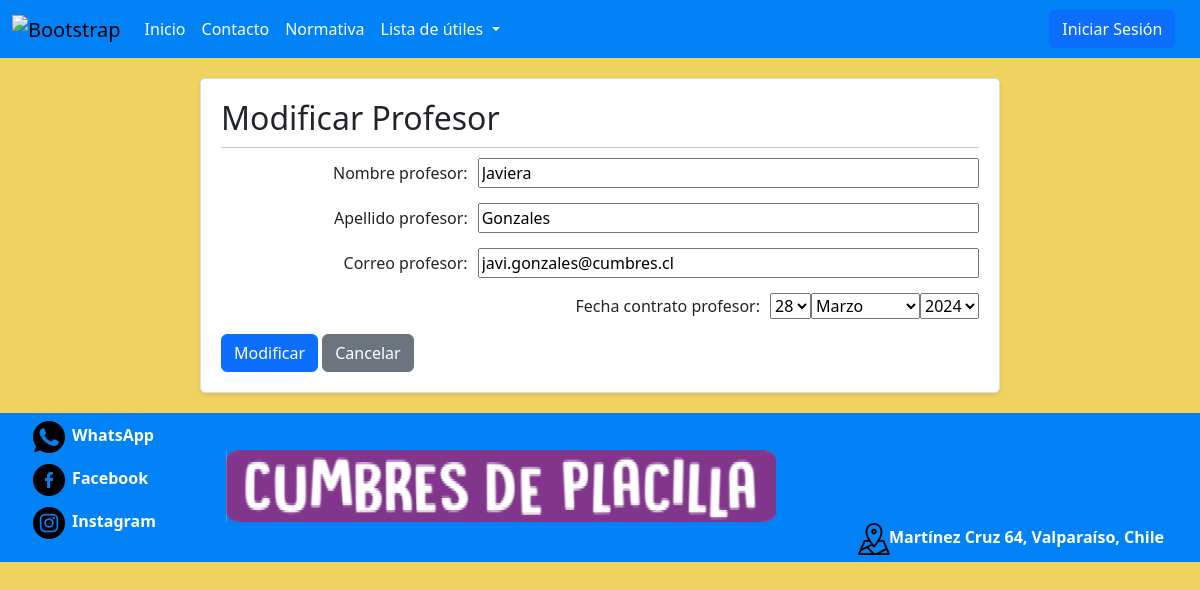
/SitioWeb/modificarProfesor/4, run on the app's committed database.
### SitioWeb/models.py (models this page shows, shortened)
class Profesor(models.Model):
    nombre_prof = models.CharField(max_length=20)
    apellido_prof = models.CharField(max_length=20)
    correo_prof = models.EmailField(max_length=254)
    fec_contra_prof = models.DateField()
    class Meta:
        db_table = 'SitioWeb_profesor'

### SitioWeb/views.py (the view, shortened to what this page needs)
# urls.py: path('modificarProfesor/<int:id>', modificarProfesor, name='modificarProfesor'),
def modificarProfesor(request, id):
    profesor = get_object_or_404(Profesor, id=id)
    data = {
        'form': profesorForm(instance=profesor),
        'profesor': profesor
    }
    return render(request, 'paginas/modificarProfesor.html', data)

### SitioWeb/forms.py
class profesorForm(forms.ModelForm):
    class Meta:
        model = Profesor
        fields = '__all__'
        widgets = {
            "fec_contra_prof": forms.SelectDateWidget()
        }

### SitioWeb/templates/paginas/modificarProfesor.html (shortened to what this page needs)
{% load static %}
<!DOCTYPE html>
<html lang="en">
<head>
 <link href="https://cdn.jsdelivr.net/npm/bootstrap@5.3.3/dist/css/bootstrap.min.css" rel="stylesheet">
 <link type='text/css' href="{%static "css/style.css"%}" rel="stylesheet" />
</head>
<body>
<nav class="navbar navbar-expand-lg navbar-custom">
      <div class="container-fluid nav-bar-custom">
        <a class="navbar-brand" href=""><img src='{%static "Imagenes/Logo.png"%}' alt="Bootstrap" width="90" height="72"></a>
        <div class="collapse navbar-collapse" id="navbarNavDropdown">
          <ul class="navbar-nav">
            <li class="nav-item">
              <a class="nav-link nav-item-custom" aria-current="page" href="{%url 'index'%}">Inicio</a>
            </li>
            <li class="nav-item">
              <a class="nav-link  nav-item-custom" href="{%url 'Contacto'%}">Contacto</a>
            </li>
            <li class="nav-item">
              <a class="nav-link nav-item-custom" href="/normativaEjemplo.pdf"  target="_blank" rel="noopener noreferrer">Normativa</a>
            </li>
            <li class="nav-item dropdown">
              <a class="nav-link dropdown-toggle nav-item-custom" href="#" role="button" data-bs-toggle="dropdown" aria-expanded="false">
                Lista de útiles
              </a>
            </li>
          </ul>
          <div class="right-item">
            <button type="button" class="btn btn-primary" data-bs-toggle="modal" data-bs-target="#exampleModal">Iniciar Sesión</button>
        </div>
        </div>
      </div>
    </nav>
    <main class="form-container">
      <div class="card">
          <div class="card-body">
              <h2>Modificar Profesor</h2>
              <hr>
              <form method="post" action="{% url 'modificarProfesor' id=profesor.id %}">
                  <div class="form-group">
                      <label for="id_nombre_prof">Nombre profesor:</label>
                      {{ form.nombre_prof }}
                  </div>
                  <div class="form-group">
                      <label for="id_apellido_prof">Apellido profesor:</label>
                      {{ form.apellido_prof }}
                  </div>
                  <div class="form-group">
                      <label for="id_correo_prof">Correo profesor:</label>
                      {{ form.correo_prof }}
                  </div>
                  <div class="form-group">
                      <label for="id_fec_contra_prof">Fecha contrato profesor:</label>
                      {{ form.fec_contra_prof }}
                  </div>
                  <button type="submit" class="btn btn-primary">Modificar</button>
                  <a href="{% url 'listarProfesor' %}" class="btn btn-secondary">Cancelar</a>
              </form>
          </div>
      </div>
  </main>
    <footer>
      <div class="FooterIzquierda">
        <ul>
          <li class="ListaFooter d-flex align-items-center">
            <a href="https://api.whatsapp.com/send/?phone=56966967653&text=Hola%21+necesito+informaci%C3%B3n+sobre+este+Colegio&type=phone_number&app_absent=0" target="_blank" rel="noopener noreferrer">
              <img src='{%static "Imagenes/whatsapp.png"%}' class="IconFooter mr-2">
            </a>
            <a  href="https://api.whatsapp.com/send/?phone=56966967653&text=Hola%21+necesito+informaci%C3%B3n+sobre+este+Colegio&type=phone_number&app_absent=0"  target="_blank" rel="noopener noreferrer" class="TxtIcono">WhatsApp</a>
          </li>
          <li class="ListaFooter d-flex align-items-center">
            <a href="https://www.facebook.com/escueladelenguajecumbresdeplacillavalparaiso/"  target="_blank" rel="noopener noreferrer" class="IconoFooter">
              <img src='{%static "Imagenes/facebook.png"%}' class="IconFooter mr-2">
            </a>
            <a  href="https://www.facebook.com/escueladelenguajecumbresdeplacillavalparaiso/"  target="_blank" rel="noopener noreferrer" class="TxtIcono">Facebook</a>
          </li>
          <li class="ListaFooter d-flex align-items-center">
            <a href="https://www.instagram.com/cumbresdeplacillavalparaiso/"  target="_blank" rel="noopener noreferrer">
              <img src='{%static "Imagenes/instagram.png"%}' alt="Instagram" class="IconFooter mr-2">
            </a>
            <a  href="https://www.instagram.com/cumbresdeplacillavalparaiso/"  target="_blank" rel="noopener noreferrer" class="TxtIcono">Instagram</a>
          </li>
        </ul>
      </div>
          <div ID="FooterCentro">
            <img src='{%static "Imagenes/letras-del-logo-logo.png"%}'>
          </div>
          <div ID="FooterDerecha" class="d-flex align-items-center">
            <a href="https://maps.app.goo.gl/qd44qkzyeYCdrR2x8" target="_blank" rel="noopener noreferrer">
              <img src='{%static "Imagenes/GoogleMaps.png"%}' alt="GoogleMaps" class="IconFooter mr-2">
            </a>
            <a href="https://maps.app.goo.gl/qd44qkzyeYCdrR2x8" target="_blank" rel="noopener noreferrer" ID="TxtIconoD">Martínez Cruz 64, Valparaíso, Chile</a>
          </div>
      </footer>
</body>
</html>

### ProyectoCumbres/static/CSS/style.css (style rules this page uses)
body { background-color: #f0d260;display: flex; flex-direction: column; min-height: 100vh; }
.navbar-custom { background-color: #0182f6; }
.nav-item-custom { color: white; }
.nav-bar-custom { background-color: #0182f6; }
.IconFooter { width: 32px; height: 32px; margin-top: 25%; margin-left: 2%; margin-right: 2%; align-self: center; margin-bottom: 10%; }
footer { width: 100%; display: flex; justify-content: space-between; padding-bottom: .3%; color: #333333; font-weight: bold; background-color: #0182f6; }
.right-item { margin-left: auto; margin-right: 1.2%; }
.FooterIzquierda { align-self: flex-start; }
#FooterDerecha { align-self: flex-end; margin-left: .2%; margin-right: 3%; text-align: left; }
#FooterCentro { align-self: center; margin-left: .2%; margin-right: .2%; }
ul { list-style: none; }
.TxtIcono { margin-left: 7%; color: white; text-decoration: none; }
#TxtIconoD { color: white; text-decoration: none; }
.form-group { display: flex; justify-content: space-between; align-items: center; margin-bottom: 15px; }
.form-group label { flex: 1; text-align: right; margin-right: 10px; }
.form-group input, .form-group textarea { flex: 2; }
.card { border: 1px solid #ddd; border-radius: 5px; box-shadow: 0 2px 4px rgba(0, 0, 0, 0.1); margin: 20px auto; max-width: 800px; overflow: hidden; }
.card-body { padding: 20px; }
.card-body h2 { margin-top: 0; margin-bottom: 10px; }
.card-body hr { margin: 10px 0; }

### data on the page
Profesor: nombre_prof "Javiera", apellido_prof "Gonzales", correo_prof "javi.gonzales@cumbres.cl"
